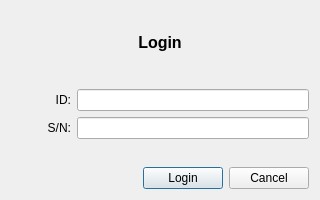
<?xml version="1.0" encoding="UTF-8"?>
<ui version="4.0">
 <class>LoginDialog</class>
 <widget class="QDialog" name="LoginDialog">
  <property name="geometry">
   <rect>
    <x>0</x>
    <y>0</y>
    <width>320</width>
    <height>200</height>
   </rect>
  </property>
  <property name="windowTitle">
   <string>Login</string>
  </property>
  <layout class="QVBoxLayout" name="verticalLayout">
   <item>
    <widget class="QLabel" name="label_title">
     <property name="font">
      <font>
       <pointsize>12</pointsize>
       <weight>75</weight>
       <bold>true</bold>
      </font>
     </property>
     <property name="text">
      <string>Login</string>
     </property>
     <property name="alignment">
      <set>Qt::AlignCenter</set>
     </property>
    </widget>
   </item>
   <item>
    <spacer name="verticalSpacer">
     <property name="orientation">
      <enum>Qt::Vertical</enum>
     </property>
     <property name="sizeType">
      <enum>QSizePolicy::Fixed</enum>
     </property>
     <property name="sizeHint" stdset="0">
      <size>
       <width>20</width>
       <height>10</height>
      </size>
     </property>
    </spacer>
   </item>
   <item>
    <layout class="QFormLayout" name="formLayout">
     <property name="labelAlignment">
      <set>Qt::AlignRight|Qt::AlignTrailing|Qt::AlignVCenter</set>
     </property>
     <item row="0" column="0">
      <widget class="QLabel" name="label_id">
       <property name="minimumSize">
        <size>
         <width>60</width>
         <height>0</height>
        </size>
       </property>
       <property name="text">
        <string>ID:</string>
       </property>
       <property name="alignment">
        <set>Qt::AlignRight|Qt::AlignTrailing|Qt::AlignVCenter</set>
       </property>
      </widget>
     </item>
     <item row="0" column="1">
      <widget class="QLineEdit" name="line_edit_id">
       <property name="minimumSize">
        <size>
         <width>200</width>
         <height>0</height>
        </size>
       </property>
      </widget>
     </item>
     <item row="1" column="0">
      <widget class="QLabel" name="label_sn">
       <property name="minimumSize">
        <size>
         <width>60</width>
         <height>0</height>
        </size>
       </property>
       <property name="text">
        <string>S/N:</string>
       </property>
       <property name="alignment">
        <set>Qt::AlignRight|Qt::AlignTrailing|Qt::AlignVCenter</set>
       </property>
      </widget>
     </item>
     <item row="1" column="1">
      <widget class="QLineEdit" name="line_edit_sn">
       <property name="minimumSize">
        <size>
         <width>200</width>
         <height>0</height>
        </size>
       </property>
      </widget>
     </item>
    </layout>
   </item>
   <item>
    <spacer name="verticalSpacer_2">
     <property name="orientation">
      <enum>Qt::Vertical</enum>
     </property>
     <property name="sizeType">
      <enum>QSizePolicy::Fixed</enum>
     </property>
     <property name="sizeHint" stdset="0">
      <size>
       <width>20</width>
       <height>10</height>
      </size>
     </property>
    </spacer>
   </item>
   <item>
    <layout class="QHBoxLayout" name="horizontalLayout">
     <item>
      <spacer name="horizontalSpacer">
       <property name="orientation">
        <enum>Qt::Horizontal</enum>
       </property>
       <property name="sizeHint" stdset="0">
        <size>
         <width>40</width>
         <height>20</height>
        </size>
       </property>
      </spacer>
     </item>
     <item>
      <widget class="QPushButton" name="push_button_login">
       <property name="text">
        <string>Login</string>
       </property>
      </widget>
     </item>
     <item>
      <widget class="QPushButton" name="push_button_cancel">
       <property name="text">
        <string>Cancel</string>
       </property>
      </widget>
     </item>
    </layout>
   </item>
  </layout>
 </widget>
 <resources/>
 <connections/>
</ui> 
